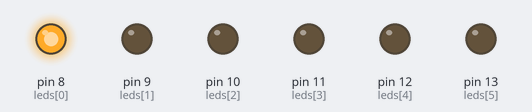
The sketch below on a simulated Arduino Uno, built with avr-gcc and run on an emulated ATmega328P. On the bench: output pins drawn as LEDs (lit = HIGH).

Above: at 0.02 s.
At 0.22 s:
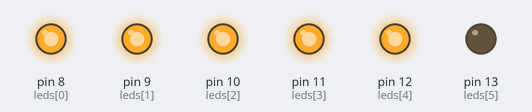
At 0.5 s:
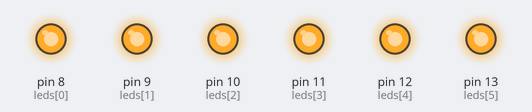
At 0.97 s:
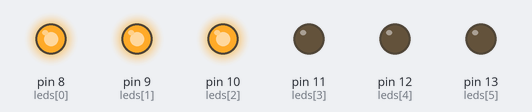
At 1.72 s:
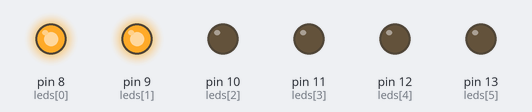
At 3.0 s:
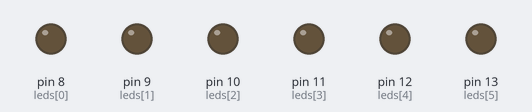
Timing chart, 0 to 3.8 s (numbered marks = the images above):
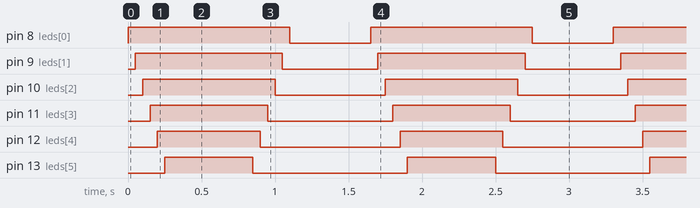

The sketch:

03_Pattern_1.ino
```cpp
int leds[] = {8, 9, 10, 11, 12, 13};

void setup() {
  for (int i=0; i<6; i++) {
    pinMode(leds[i], OUTPUT);
    digitalWrite(leds[i], LOW);
  }
}

void loop() {
  for (int i=0; i<6; i++) {
    digitalWrite(leds[i], HIGH);
    delay(50);
  }
  delay(500);

  for (int i=6; i>=0; i--) {
    digitalWrite(leds[i], LOW);
    delay(50);
  }
  delay(500);
}
```

Measured:
- by itself, pin 8 (leds[0]): alternates HIGH for 1.1 s and LOW for 0.55 s
- by itself, pin 9 (leds[1]): alternates HIGH for 1.0 s and LOW for 0.65 s
- by itself, pin 10 (leds[2]): alternates HIGH for 0.90 s and LOW for 0.75 s
- by itself, pin 11 (leds[3]): alternates HIGH for 0.80 s and LOW for 0.85 s
- by itself, pin 12 (leds[4]): alternates HIGH for 0.70 s and LOW for 0.95 s
- by itself, pin 13 (leds[5]): alternates HIGH for 0.60 s and LOW for 1.1 s
